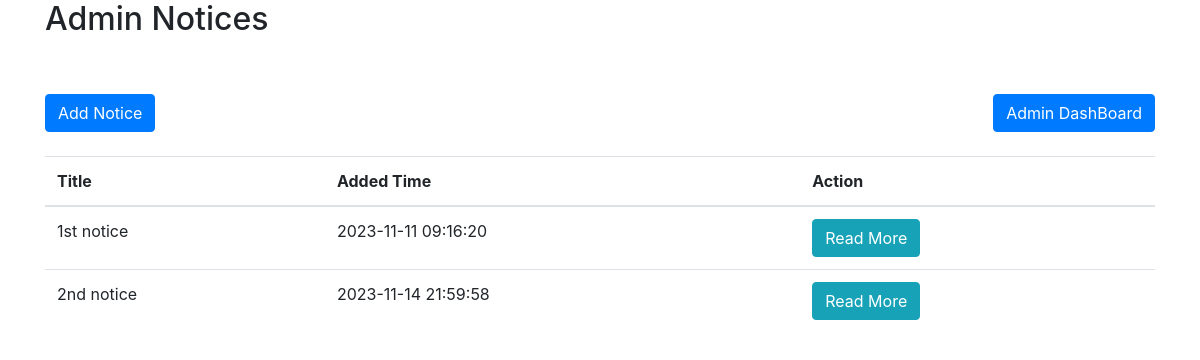
/admin_notices.php, run on the app's committed database.
### tables this page shows
CREATE TABLE `notices` (
  `notice_id` int(11) NOT NULL,
  `title` varchar(255) NOT NULL,
  `body` text NOT NULL,
  `added_time` datetime NOT NULL
);

### admin_notices.php (the view, shortened to what this page needs)
<!DOCTYPE html>
<html lang="en">
<head>
    <link rel="stylesheet" href="https://stackpath.bootstrapcdn.com/bootstrap/4.5.2/css/bootstrap.min.css">
</head>
<body>
    <div class="container">
        <h2>Admin Notices</h2><br><br>
        <a href="add_notice.php" class="btn btn-primary">Add Notice</a>
        <a href="admin_dashboard.php" class="btn btn-primary float-right">Admin DashBoard</a><br><br>
        <table class="table">
            <thead>
                <tr>
                    <th>Title</th>
                    <th>Added Time</th>
                    <th>Action</th>
                </tr>
            </thead>
            <tbody>
                <?php
                include 'db_connection.php';
                $query = "SELECT notice_id, title, added_time FROM notices";
                $result = mysqli_query($connection, $query);
                while ($row = mysqli_fetch_assoc($result)) {
                    echo "<tr>";
                    echo "<td>{$row['title']}</td>";
                    echo "<td>{$row['added_time']}</td>";
                    echo "<td><a href='read_more_notice.php?id={$row['notice_id']}' class='btn btn-info'>Read More</a></td>";
                    echo "</tr>";
                }
                ?>
            </tbody>
        </table>
    </div>
</body>
</html>

### data on the page
notices: title "1st notice", added_time "2023-11-11 09:16:20"
notices: title "2nd notice", added_time "2023-11-14 21:59:58"
